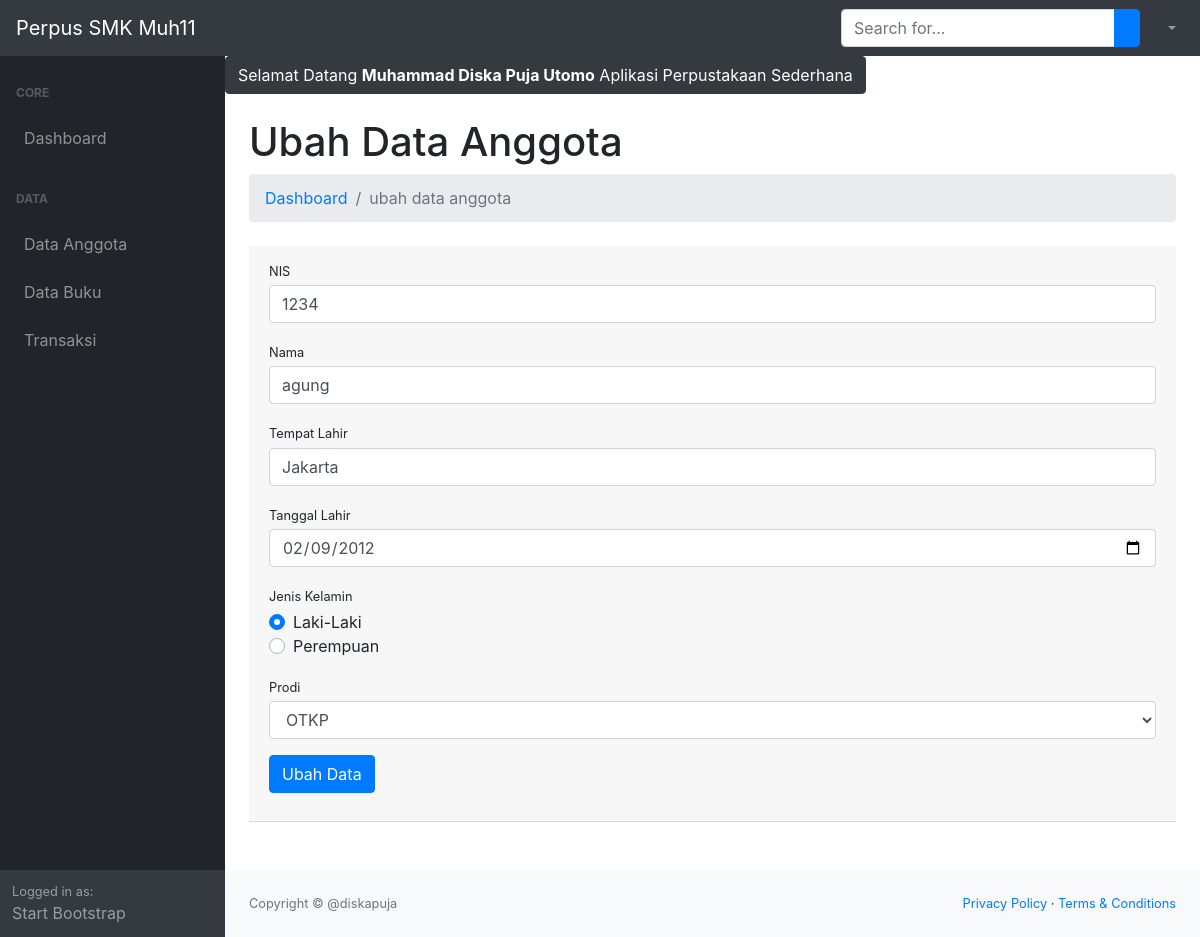
The app's page /index.php?p=anggota&aksi=ubah&id=4 (signed in) with its own data.
### tables this page shows
CREATE TABLE `tb_anggota` (
  `id_anggota` int(11) NOT NULL,
  `nis` int(11) NOT NULL,
  `nama_anggota` varchar(50) NOT NULL,
  `tempat_lahir` varchar(100) NOT NULL,
  `tgl_lahir` date NOT NULL,
  `jk` enum('L','P') NOT NULL,
  `prodi` varchar(75) NOT NULL
);

### page/anggota/ubah.php (the view, shortened to what this page needs)
<?php
$id_anggota = $_GET['id'];
$tampilAnggota = $conn->query("SELECT * FROM tb_anggota WHERE id_anggota = $id_anggota") or die(mysqli_error($conn));
$pecahAnggota = $tampilAnggota->fetch_assoc();
?>
<h1 class="mt-4">Ubah Data Anggota</h1>
<ol class="breadcrumb mb-4">
    <li class="breadcrumb-item"><a href="index.php">Dashboard</a></li>
    <li class="breadcrumb-item active">ubah data anggota</li>
</ol>
<div class="card-header mb-5">
	<form action="" method="post">
    <div class="form-group">
        <label class="small mb-1" for="nis">NIS</label>
        <input class="form-control" id="nis" name="nis" value="<?= $pecahAnggota['nis']; ?>" type="number" placeholder="Masukan nis anggota"/>
    </div>
    <div class="form-group">
        <label class="small mb-1" for="nama_anggota">Nama</label>
        <input class="form-control" id="nama_anggota" value="<?= $pecahAnggota['nama_anggota']; ?>" name="nama_anggota" type="text" placeholder="Masukan nama"/>
    </div>
    <div class="form-group">
        <label class="small mb-1" for="tempat_lahir">Tempat Lahir</label>
        <input class="form-control" id="tempat_lahir" value="<?= $pecahAnggota['tempat_lahir']; ?>" name="tempat_lahir" type="text" placeholder="Masukan tempat lahir"/>
    </div>
    <div class="form-group">
        <label class="small mb-1" for="tgl_lahir">Tanggal Lahir</label>
        <input type="date" name="tgl_lahir" value="<?= $pecahAnggota['tgl_lahir']; ?>" id="tgl_lahir" class="form-control">
    </div>
    <div class="form-group">
        <label class="small mb-1" for="jk">Jenis Kelamin</label>
        <div class="custom-control custom-radio">
          <label class="custom-control-label" for="customRadio1">Laki-Laki</label>
        </div>
        <div class="custom-control custom-radio">
          <label class="custom-control-label" for="customRadio2">Perempuan</label>
        </div>
    </div>
    <div class="form-group">
        <label class="small mb-1" for="jumlah_buku">Prodi</label>
        <select name="prodi" id="prodi" class="form-control">
            <option value="OTKP" <?php if($pecahAnggota['prodi'] == 'OTKP'){echo "selected";} ?> >OTKP</option>
        </select>
    </div>
    <div class="form-group">
    	<button type="submit" class="btn btn-primary" name="ubah">Ubah Data</button>
    </div>
	</form>
</div>

### records on screen
tb_anggota: nis "1234", nama_anggota "agung", tempat_lahir "Jakarta", tgl_lahir "02/09/2012", prodi "OTKP"

### other values on screen
$_SESSION['login']['nama'] "Muhammad Diska Puja Utomo"
